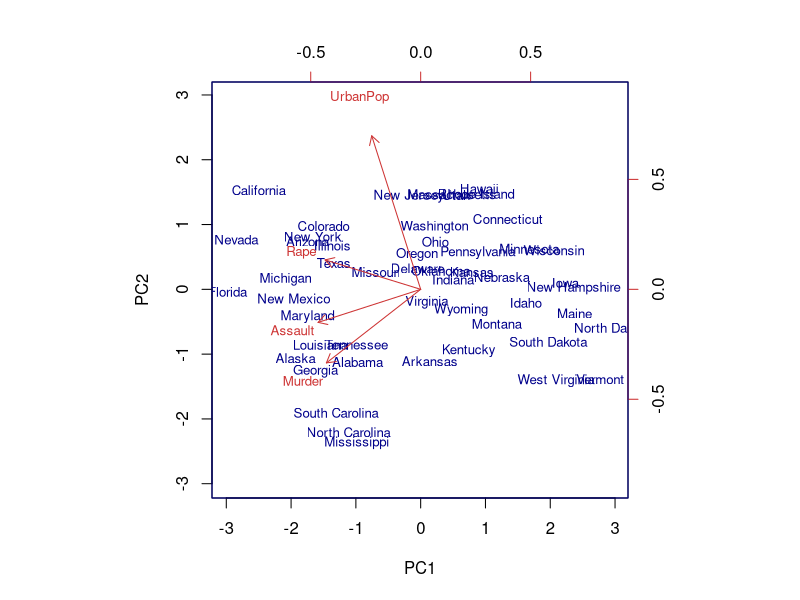
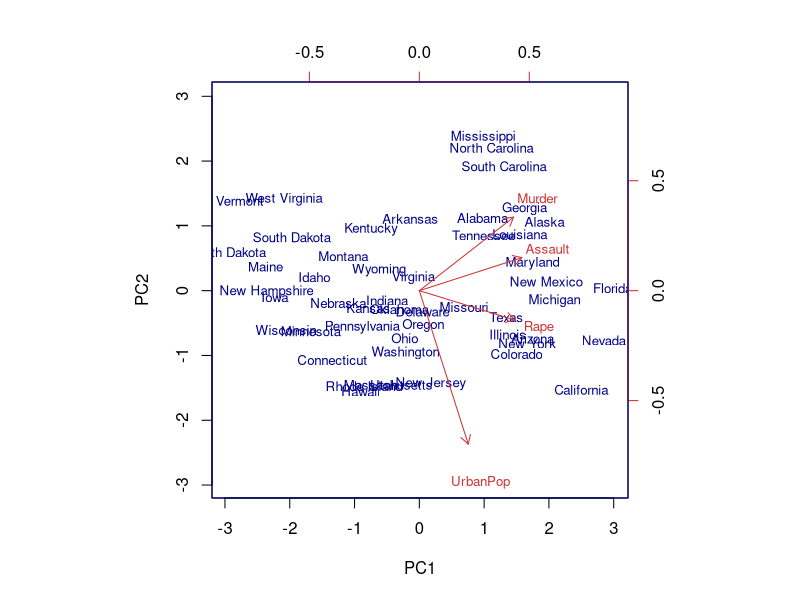
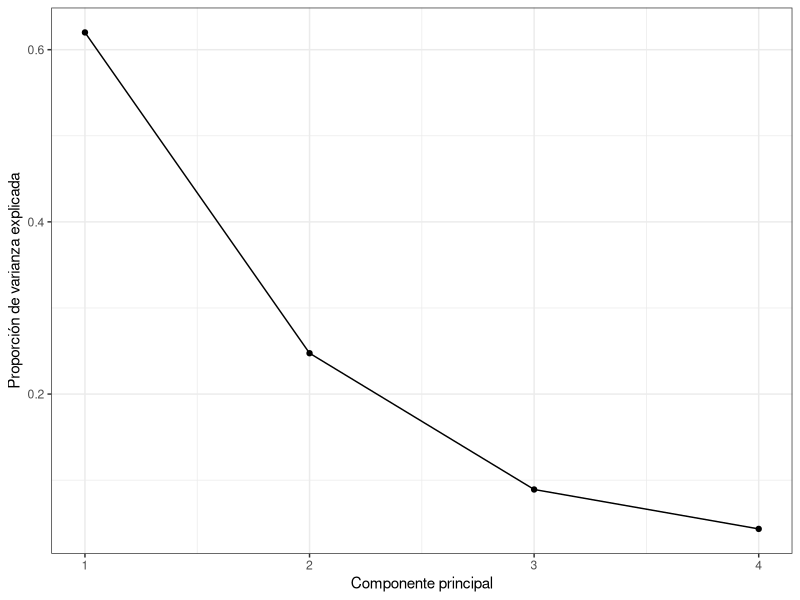
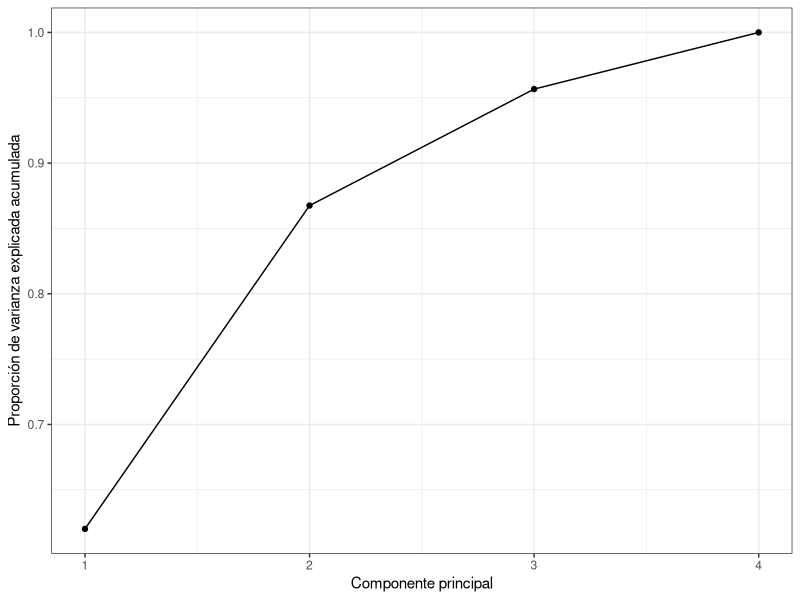

Write R code to recreate these figures, in order.
## ---- chunk 1
knitr::opts_chunk$set(echo = FALSE)
## ---- chunk 2

set.seed(2018)#para fijar la semilla
datos <- data.frame(X1 = rnorm(10,5,2), X2 = rnorm(10,3,3)) 
datos

datos_centrados <- datos 
datos_centrados$X1 <- datos$X1 - mean(datos$X1) 
datos_centrados$X2 <- datos$X2 - mean(datos$X2) 
datos_centrados

matriz_cov <- cov(datos_centrados) 
matriz_cov

eigen <- eigen(matriz_cov) 
eigen$values#(autovalores)

eigen$vectors#(autovectores)

# Producto matricial 

M<-as.matrix(datos_centrados,nrow=10,ncol=2)
pc_scores <-M%*%eigen$vectors
colnames(pc_scores) <- c("PC1", "PC2") 

pc_scores

datos_recuperados <-pc_scores %*% t(eigen$vectors) #t(eigen$vectors)=solve(eigen$vectors) pues los
#autovectores son ortogonales entres sí, ya que son autovectores de una matriz simétrica.

datos_recuperados[, 1] <- datos_recuperados[, 1] + mean(datos$X1) 
datos_recuperados[, 2] <- datos_recuperados[, 2] + mean(datos$X2) 
datos_recuperados

datos
## ---- chunk 3

data("USArrests") 
head(USArrests)

dim(USArrests)

PrinComp <- prcomp(USArrests, scale = TRUE)# es lo mismo que prcomp(USArrests,center=TRUE, scale = TRUE) 
names(PrinComp)

PrinComp$center# media

PrinComp$scale# desvio

PrinComp$rotation# loadings (autovectores)

PrinComp$sdev# raíz cuadrada de los autovalores

head(PrinComp$x)# scores

dim(PrinComp$x)

biplot(x = PrinComp, scale = 0, cex = 0.8, col = c("blue4", "brown3"))

pca<-PrinComp
pca$rotation <- -PrinComp$rotation 
pca$x <- -PrinComp$x 
biplot(x = pca, scale = 0, cex = 0.8, col = c("blue4", "brown3"))

library(ggplot2) 
PrinComp$sdev^2

prop_varianza <- PrinComp$sdev^2/sum(PrinComp$sdev^2) 
prop_varianza

ggplot(data = data.frame(prop_varianza, pc = 1:4),aes(x = pc, y = prop_varianza)) + 
  geom_point() + 
  geom_line() +
  theme_bw() + 
  labs(x = "Componente principal", y = "Proporción de varianza explicada")

prop_varianza_acum <- cumsum(prop_varianza) 
prop_varianza_acum

ggplot(data = data.frame(prop_varianza_acum, pc = 1:4), aes(x = pc, y = prop_varianza_acum, group = 1)) + 
  geom_point() + 
  geom_line() + 
  theme_bw() + 
  labs(x = "Componente principal", y = "Proporción de varianza explicada acumulada")

